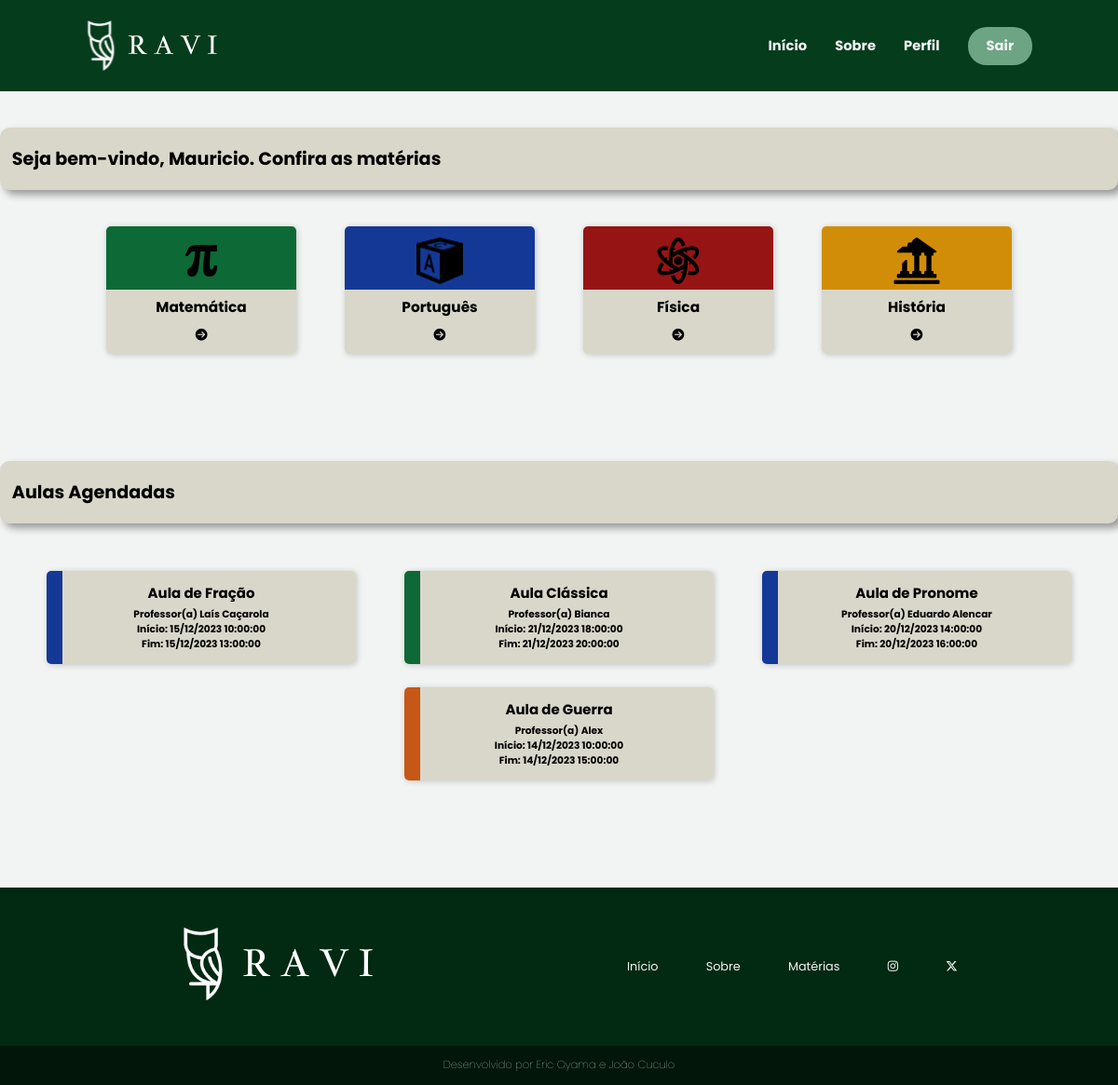
Screenshot of /sistema-aluno/aluno/principal.php (signed in) with the database file from the repository.
### tables this page shows
CREATE TABLE `events` (
  `id` int(11) NOT NULL,
  `title` varchar(220) NOT NULL,
  `color` varchar(45) NOT NULL,
  `start` datetime NOT NULL,
  `end` datetime NOT NULL,
  `conteudo` text NOT NULL,
  `formaPag` varchar(20) NOT NULL,
  `aluno_id` int(11) DEFAULT NULL,
  `professor_id` int(11) DEFAULT NULL,
  `valorTotal` int(11) NOT NULL
);

CREATE TABLE `professor` (
  `id` int(11) NOT NULL,
  `nome` varchar(100) NOT NULL,
  `email` varchar(100) NOT NULL,
  `senha` varchar(100) NOT NULL,
  `dn` date NOT NULL,
  `endereco` varchar(100) NOT NULL,
  `cep` varchar(20) NOT NULL,
  `estado` varchar(100) NOT NULL,
  `cidade` varchar(100) NOT NULL,
  `telefone` varchar(20) NOT NULL,
  `cpf` varchar(20) NOT NULL,
  `rg` varchar(20) NOT NULL,
  `sexo` varchar(10) NOT NULL,
  `areaFormacao` varchar(100) NOT NULL,
  `curriculo` varchar(220) NOT NULL,
  `conteudo` mediumtext NOT NULL,
  `valorHora` varchar(10) NOT NULL,
  `area_id` int(11) DEFAULT NULL,
  `dataCad` timestamp NOT NULL DEFAULT current_timestamp(),
  `status` varchar(11) NOT NULL
);

### sistema-aluno/aluno/principal.php (the view, shortened to what this page needs)
<?php
    require_once('../../conexao.php');
    $sql = "SELECT events.*, professor.nome
              FROM events
        INNER JOIN professor ON events.professor_id = professor.id
             WHERE aluno_id = " . $_SESSION['id'];
    $resultado = mysqli_query($conexao, $sql);
?>
<!DOCTYPE html>
<html lang="pt-br">
<head>
    <link rel="stylesheet" href="../../assets/css/header-footer.css">
    <link rel="stylesheet" href="../../assets/css/principal.css">
</head>
<body>
    <?php require_once("../template-aluno/menu4.php") ?>
    <main class="container">
        <div class="bem-vindo">
            <h2>Seja bem-vindo, <?= $_SESSION['nome']; ?>. Confira as matérias</h2>
        </div>
        <section class="cursos">
            <div class="card-cursos">
                <article class="card">
                    <a href="../materias/matematica.php">
                        <img src="../../assets/img/pi-icon.png">
                        <strong>Matemática</strong>
                        <i class="fa-sharp fa-solid fa-circle-arrow-right" style="color: #000000;"></i>
                    </a>
                </article>
                <article class="card">
                    <a href="../materias/portugues.php" id="port">
                        <img src="../../assets/img/abc-icon.png">
                        <strong>Português</strong>
                        <i class="fa-sharp fa-solid fa-circle-arrow-right" style="color: #000000;"></i>
                    </a>
                </article>
                <article class="card">
                    <a href="../materias/fisica.php" id="fis">
                        <img src="../../assets/img/atom-icon.png">
                        <strong>Física</strong>
                        <i class="fa-sharp fa-solid fa-circle-arrow-right" style="color: #000000;"></i>
                    </a>
                </article>
                <article class="card">
                    <a href="../materias/historia.php" id="hist">
                        <img src="../../assets/img/ruins-icon.png">
                        <strong>História</strong>
                        <i class="fa-sharp fa-solid fa-circle-arrow-right" style="color: #000000;"></i>
                    </a>
                </article>
            </div>
        </section>
        <section style="margin-top: -6rem;">
            <div class="bem-vindo">
                <h2>Aulas Agendadas</h2>
            </div>
            <div class="card-agend">
                <?php while ($linha = mysqli_fetch_array($resultado)) { ?>
                    <?php
                        $inicio = new DateTime($linha['start']);
                        $fim = new DateTime($linha['end']);
                    ?>
                    <a href="agendamento.php?id=<?= $linha['professor_id'] ?>" style="background-image: linear-gradient(to left, #D9D7CA 0, #D9D7CA 95%, <?= $linha['color'] ?> 5%);">
                        <h3><?= $linha['title'] ?></h3>
                        <h5>Professor(a) <?= $linha['nome'] ?></h5>
                        <h5>Início: <?= $inicio->format('d/m/Y H:i:s') ?></h5>
                        <h5>Fim: <?= $fim->format('d/m/Y H:i:s') ?></h5>
                    </a>
                <?php } ?>
            </div>
        </section>
    </main>
    <?php require_once("../template-aluno/rodape1.php") ?>
</body>
</html>

### assets/css/header-footer.css (style rules this page uses)
* { margin: 0; padding: 0; box-sizing: border-box; font-family: 'Poppins', sans-serif; }
:root { --color-primary: #053c1c; --color-secundary: #6ca484; --color-tertiary: #14964C; --color-black: #000; --color-white: #f2f4f3; font-size: 80%; }
html { height: 100%; min-height: 100%; }
body { display: flex; flex-direction: column; min-height: 100%; width: 100%; }

### assets/css/principal.css (style rules this page uses)
body { background-color: var(--color-white); }
.cursos { display: flex; flex-direction: column; align-items: center; margin-bottom: 15rem; }
.card-cursos { display: flex; align-items: center; gap: 8rem; }
.card a { background-image: linear-gradient(to bottom, #0d6935 0, #0d6935 50%, #D9D7CA 50%); display: flex; flex-direction: column; align-items: center; width: 16rem; padding: 1rem; border-radius: 5px; box-shadow: 1px 1px 6px rgba(0, 0, 0, 0.2); text-decoration: none; color: var(--color-black); cursor: pointer; }
#port { background-image: linear-gradient(to bottom, #143896 0, #143896 50%, #D9D7CA 50%); }
#fis { background-image: linear-gradient(to bottom, #961414 0, #961414 50%, #D9D7CA 50%); }
#hist { background-image: linear-gradient(to bottom, #D18D08 0, #D18D08 50%, #D9D7CA 50%); }
.card img { width: 50px; }
.card strong { padding: 1rem; font-size: 1.2rem; }
.container { max-width: 1200px; width: 100%; margin: 0 auto; }
.bem-vindo { max-width: 100%; border-radius: 10px; box-shadow: 5px 5px 8px rgba(0, 0, 0, 0.377); margin: 3rem auto; padding: 1.5rem 1rem; background-color: #D9D7CA; }
.card-agend { display: flex; justify-content: center; flex-wrap: wrap; margin-bottom: 8rem; }
.card-agend a { display: flex; flex-direction: column; align-items: center; width: 26rem; margin: 1rem 2rem 1rem 2rem; padding: 1rem; border-radius: 5px; box-shadow: 1px 1px 6px rgba(0, 0, 0, 0.2); text-decoration: none; color: var(--color-black); }
.card-agend a h3 { margin-bottom: .3rem; }
@media screen and (max-width: 1225px) { .card-cursos { gap: 4rem; } }

### rows the page displays
events: title "Aula de Fração", professor.nome "Laís Caçarola", start "15/12/2023 10:00:00", end "15/12/2023 13:00:00"
events: title "Aula Clássica", professor.nome "Bianca", start "21/12/2023 18:00:00", end "21/12/2023 20:00:00"
events: title "Aula de Pronome", professor.nome "Eduardo Alencar", start "20/12/2023 14:00:00", end "20/12/2023 16:00:00"
events: title "Aula de Guerra", professor.nome "Alex", start "14/12/2023 10:00:00", end "14/12/2023 15:00:00"

### other values shown
$_SESSION['nome'] "Mauri­cio"
